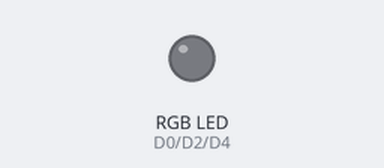
Recording of a sketch running on a simulated ESP8266 (NodeMCU). On the bench: an RGB LED mixed from three pins (HIGH = lit).

Above: at 0.15 s.
At 5.25 s:
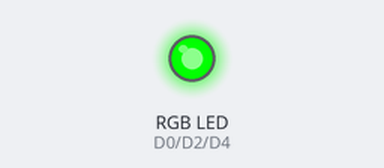
At 10.36 s:
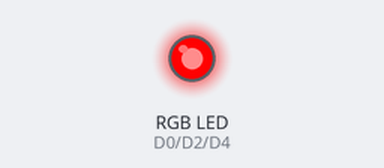
At 19.98 s:
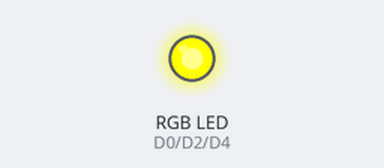
At 29.89 s:
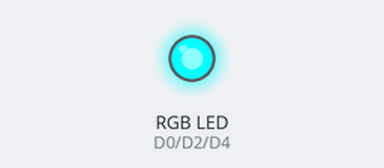
At 39.81 s:
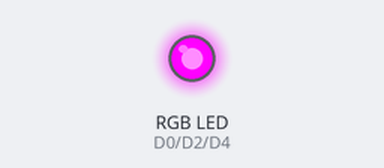
Timing chart, 0 to 40.0 s (numbered marks = the images above):
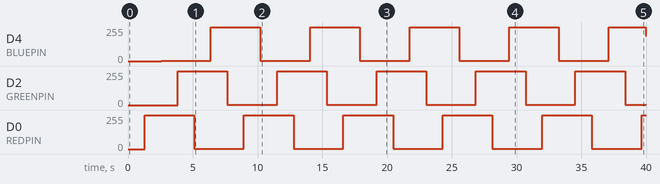

Measured:
- by itself, D4 (BLUEPIN): 0/255 → 1/255 at 2.6 s, → 255/255 3.8 s later, → 1/255 3.8 s later, → 255/255 3.8 s later, … (11 changes in this stretch)
- by itself, D2 (GREENPIN), D0 (REDPIN): alternates 255/255 for 3.8 s and 1/255 for 3.8 s

The sketch:

try_led.ino
```cpp
#define REDPIN D0
#define GREENPIN D2
#define BLUEPIN D4

#define FADESPEED 5     // make this higher to slow down

void setup() {
  pinMode(REDPIN, OUTPUT);
  pinMode(GREENPIN, OUTPUT);
  pinMode(BLUEPIN, OUTPUT);
}


void loop() {
  int r, g, b;

  // fade from blue to violet
  for (r = 0; r < 256; r++) {
    analogWrite(REDPIN, r);
    delay(FADESPEED);
  }
  // fade from violet to red
  for (b = 255; b > 0; b--) {
    analogWrite(BLUEPIN, b);
    delay(FADESPEED);
  }
  // fade from red to yellow
  for (g = 0; g < 256; g++) {
    analogWrite(GREENPIN, g);
    delay(FADESPEED);
  }
  // fade from yellow to green
  for (r = 255; r > 0; r--) {
    analogWrite(REDPIN, r);
    delay(FADESPEED);
  }
  // fade from green to teal
  for (b = 0; b < 256; b++) {
    analogWrite(BLUEPIN, b);
    delay(FADESPEED);
  }
  // fade from teal to blue
  for (g = 255; g > 0; g--) {
    analogWrite(GREENPIN, g);
    delay(FADESPEED);
  }
}


//#include <LEDstrip.h>
//
//LEDstrip myLEDstrip;
//
//const int Rpin = 3;
//const int Gpin = 5;
//const int Bpin = 6;
//
//int i;
//
//void setup()
//{
//  myLEDstrip.DefineRGBLED(Rpin,Gpin,Bpin);
//
//  myLEDstrip.SetRedLight(255);
//  delay(1000);
//  myLEDstrip.SetGreenLight(255);
//  delay(1000);
//  myLEDstrip.SetBlueLight(255);
//  delay(1000);
//  myLEDstrip.SetWhiteLight(255);
//  delay(1000);
//
//  i=0;
//}
//
//void loop()
//{
//  if (i<=20) {
//    myLEDstrip.SetAdvRandomColour(myLEDstrip.RedVal,myLEDstrip.GreenVal,myLEDstrip.BlueVal,10);
//    delay(500);
//  }
//  else if (i==21) {
//    myLEDstrip.LEDstripOFF();
//    delay(250);
//    myLEDstrip.SetWhiteLight(255);
//    delay(250);
//    myLEDstrip.LEDstripOFF();
//    delay(250);
//  }
//  else if (i>21 && i<100) {
//    myLEDstrip.SetHSLrandomColour(myLEDstrip.HueVal,5);
//    delay(500);
//  }
//  else {
//    i=-1;
//  }
//
//  i++;
//}


//
//#define redPin D0
//#define greenPin D2
//#define bluePin D4
//
//void setup() {
//  // Start off with the LED off.
//  setColourRgb(0,0,0);
//}
//
//void loop() {
//  unsigned int rgbColour[3];
//
//  // Start off with red.
//  rgbColour[0] = 255;
//  rgbColour[1] = 0;
//  rgbColour[2] = 0;
//
//  // Choose the colours to increment and decrement.
//  for (int decColour = 0; decColour < 3; decColour += 1) {
//    int incColour = decColour == 2 ? 0 : decColour + 1;
//
//    // cross-fade the two colours.
//    for(int i = 0; i < 255; i += 1) {
//      rgbColour[decColour] -= 1;
//      rgbColour[incColour] += 1;
//
//      setColourRgb(rgbColour[0], rgbColour[1], rgbColour[2]);
//      delay(5);
//    }
//  }
//}
//
//void setColourRgb(unsigned int red, unsigned int green, unsigned int blue) {
//  analogWrite(redPin, red);
//  analogWrite(greenPin, green);
//  analogWrite(bluePin, blue);
// }
```
